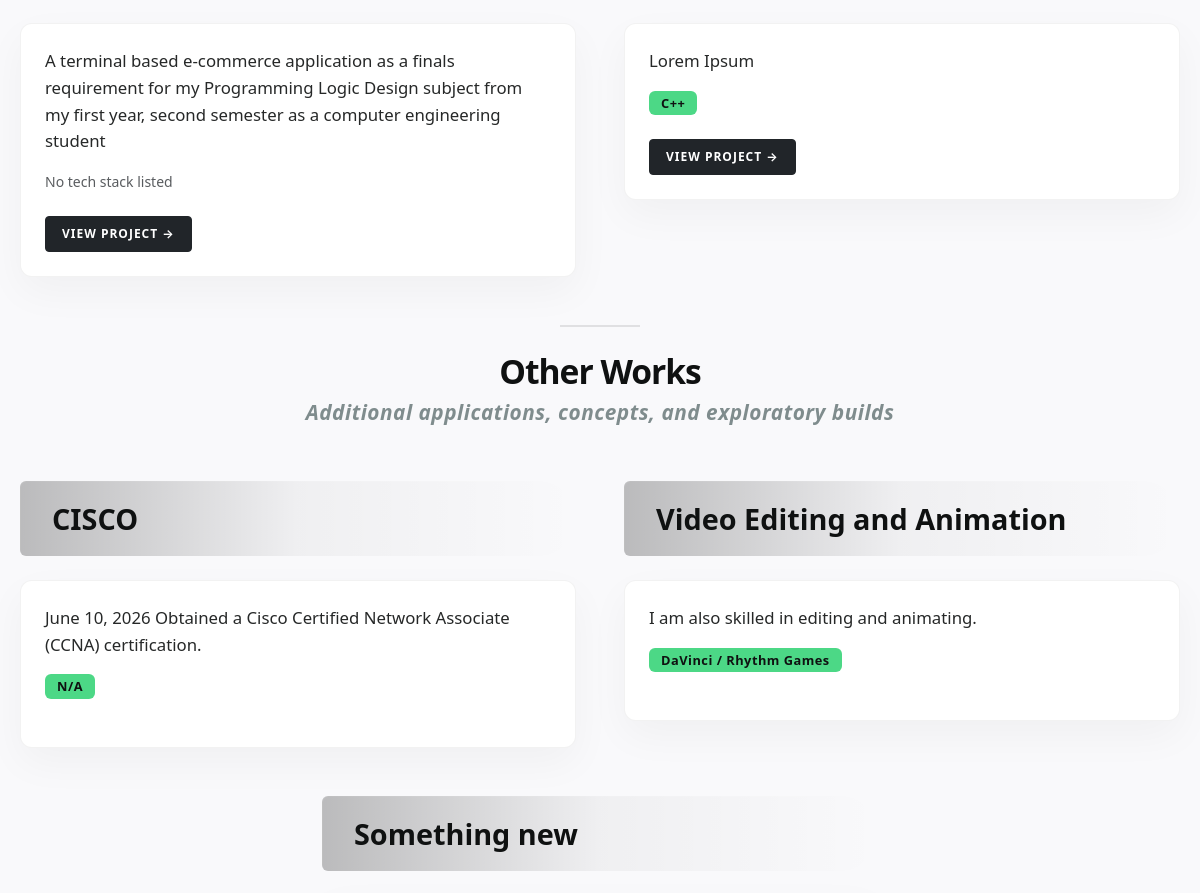
/works/ (signed in, middle part), run on an earlier commit of the app's database.
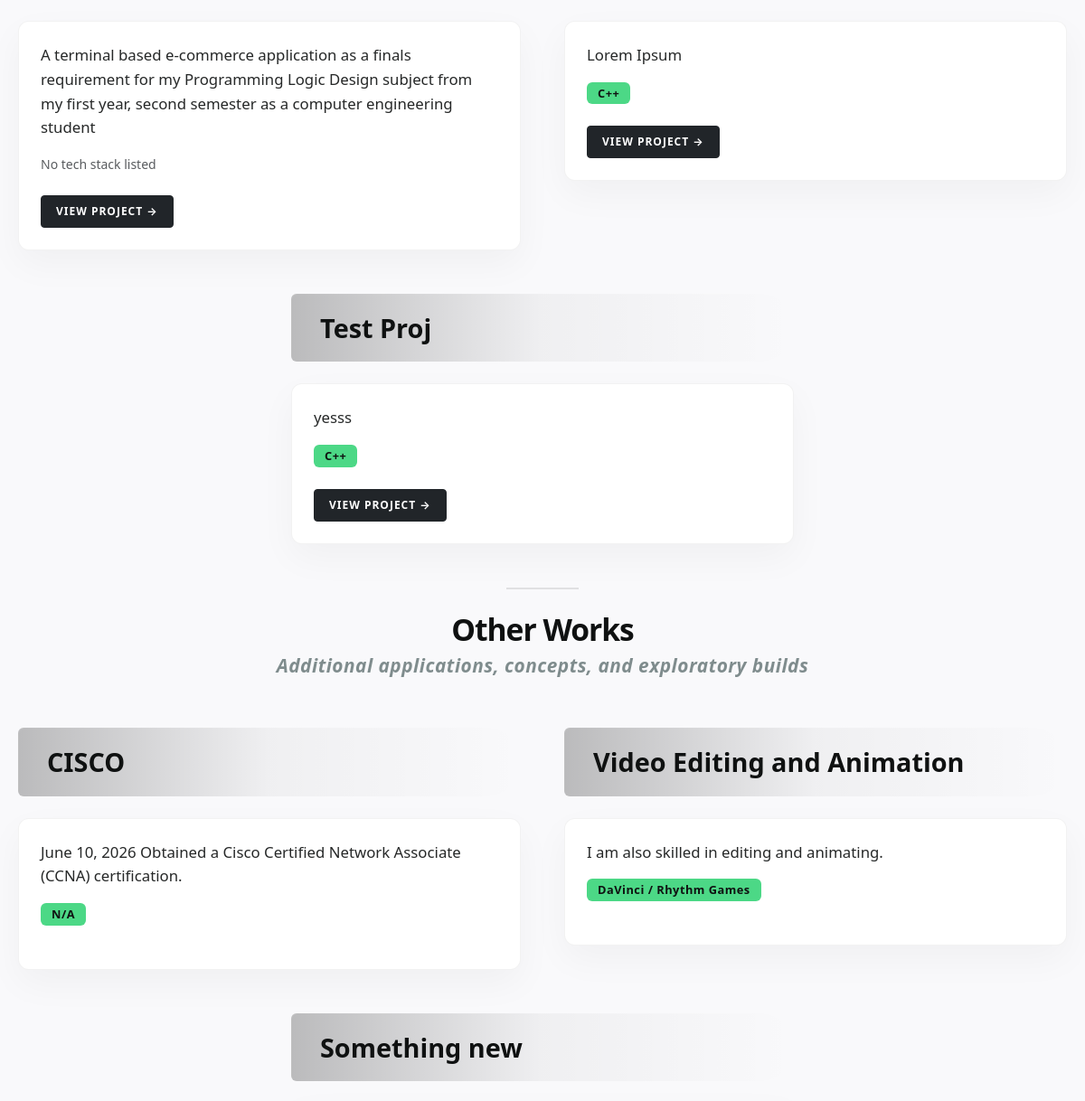
And on a later commit of the database.
### portDATA/models.py (models this page shows, shortened)
class ProjDATA(models.Model):
    project_name = models.CharField(max_length=200)
    description = models.TextField()
    tech_stacks = models.ManyToManyField(TechStack, related_name='projects')
    link = models.URLField(max_length=500, blank=True, null=True)
    created_at = models.DateTimeField(auto_now_add=True)

class TechStack(models.Model):
    name = models.CharField(max_length=100, unique=True)
    created_at = models.DateTimeField(auto_now_add=True)

class OtherProjDATA(models.Model):
    project_name = models.CharField(max_length=100)
    description = models.TextField()
    tech_stack = models.CharField(max_length=367)
    link = models.URLField(max_length=400, blank=True, null=True)

### portDATA/views.py (the view)
# urls.py: path('works/', views.project_list, name='works'),
def project_list(request):
    projects = ProjDATA.objects.prefetch_related('tech_stacks').all()
    other_projects = OtherProjDATA.objects.all()
    return render(request, 'works.html', {
        'ProjDATA': projects,
        'OtherProjDATA': other_projects,
        'project_form': ProjDATAForm(),
        'other_project_form': OtherProjDATAForm(),  # <-- Added
    })

### templates/works.html (shortened to what this page needs)
{% extends 'base.html' %}
{% load static %}
{% block content %}
<main class="centered-content-wrapper works-main-stage">
    <div class="row g-5 justify-content-center">
        {% for project in ProjDATA %}
            <div class="col-lg-6 col-12 project-card-column">
                <div class="work-capsule-label-wrapper">
                    <div class="work-capsule-title">
                        {{ project.project_name }}
                    </div>
                </div>
                <div class="p-4" style="background: #ffffff; border-radius: 12px; box-shadow: 0 15px 40px rgba(0, 0, 0, 0.04); border: 1px solid rgba(0, 0, 0, 0.05);">
                    <p class="project-sub-text mb-3">
                        {{ project.description }}
                    </p>
                    <div class="d-flex flex-wrap gap-2 mb-4">
                        {% for stack in project.tech_stacks.all %}
                            <span class="badge" style="background-color: var(--rndm-bx-lmnt); color: var(--text-heading); font-size: 0.8rem; padding: 6px 12px; letter-spacing: 0.5px;">
                                {{ stack.name }}
                            </span>
                        {% empty %}
                            <span class="text-muted small">No tech stack listed</span>
                        {% endfor %}
                    </div>
                    {% if project.link %}
                        <a href="{{ project.link }}" target="_blank" rel="noopener noreferrer" class="btn btn-sm btn-dark fw-bold text-uppercase px-3 py-2" style="font-size: 0.75rem; letter-spacing: 1px;">
                            View Project →
                        </a>
                    {% endif %}
                </div>
            </div>
        {% empty %}
            <div class="col-12 text-center py-3">
                <p class="text-muted">No primary projects added yet.</p>
            </div>
        {% endfor %}
    </div>
    {% if OtherProjDATA %}
        <div class="row my-5 text-center">
            <div class="col-12">
                <div class="context-divider-line mb-4"></div>
                <h2 class="works-main-title mb-2" style="font-size: 2.1rem;">Other Works</h2>
                <h3 class="context-heading-text">Additional applications, concepts, and exploratory builds</h3>
            </div>
        </div>
        <div class="row g-5 justify-content-center">
            {% for other in OtherProjDATA %}
                <div class="col-lg-6 col-12 project-card-column">
                    <div class="work-capsule-label-wrapper">
                        <div class="work-capsule-title">
                            {{ other.project_name }}
                        </div>
                    </div>
                    <div class="p-4" style="background: #ffffff; border-radius: 12px; box-shadow: 0 15px 40px rgba(0, 0, 0, 0.04); border: 1px solid rgba(0, 0, 0, 0.05);">
                        <p class="project-sub-text mb-3">
                            {{ other.description }}
                        </p>
                        <div class="d-flex flex-wrap gap-2 mb-4">
                            {% if other.tech_stack %}
                                <span class="badge" style="background-color: var(--rndm-bx-lmnt); color: var(--text-heading); font-size: 0.8rem; padding: 6px 12px; letter-spacing: 0.5px;">
                                    {{ other.tech_stack }}
                                </span>
                            {% else %}
                                <span class="text-muted small">No tech stack listed</span>
                            {% endif %}
                        </div>
                    </div>
                </div>
            {% endfor %}
        </div>
    {% endif %}
</main>
{% endblock %}

What changed in the data, as far as the page shows it:
added ProjDATA: project_name "Test Proj", description "yesss", TechStack (name "C++")
